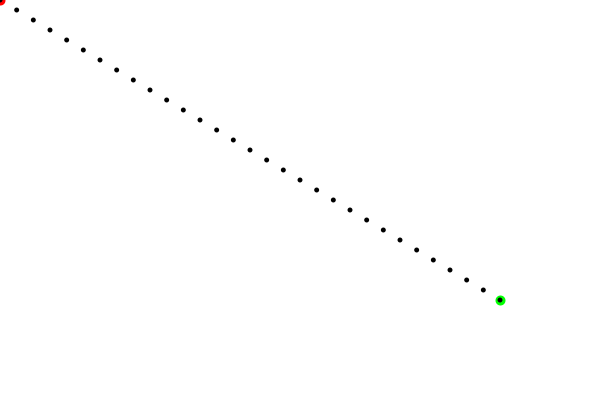
Frame 1 (no input)
Frame 60 (the mouse pressed at the canvas centre just before this capture): identical to frame 1, image omitted
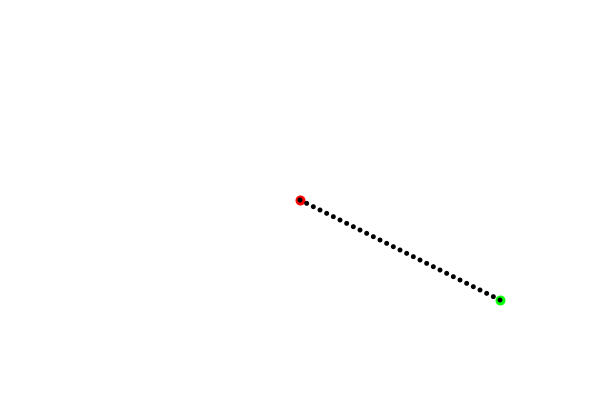
Frame 120 (the mouse held since frame 60 and released just before this capture)

The Processing sketch that drew these frames (run headless with seeded random() and noise(); from frame 60 on, the mouse is pressed at the canvas centre):

// Processing sketch: lenInterpBtwnTwoPoints
// ── lenInterpBtwnTwoPoints.pde
// interpolate between two points
float x1;
float y1;

float x2;
float y2;

// you want to generate equal spacing between them defined by a paremeter:
int step;

void setup(){

    size (600, 400); // set up window size
    background (255);  // define background color
    smooth(); // define the render to be smooth (anti-alias)

    x1 = 100;
    y1 = 100;
   
    x2 = width-100;
    y2 = height-100;
   
    step = 30;
   
}

void draw(){
      background(255);
     
      x1 = mouseX;
      y1 = mouseY;

      strokeWeight(10);
      stroke(255,0,0); // n1
      point(x1,y1);
    
      stroke(0,255,0); // n2
      point (x2, y2);
    
      fill(0,0,0);
      noStroke();
      // calculto do Interpolante
      // t is a control parameter that varies between 0 and 1
    
      // the loop goes from o to 1, so the increment parameter has to be scaled
      // 10 / step is the correct increment for the desired number of interpolations
      float stepSize = 10.0/ step;
      for ( float t = 0; t<= 10;  t = t + stepSize)
      {
     
                // float interpolant = n1 + t*(n2 - n1); // this is the normal equation
                float x = x1 + (t*0.1) *(x2 - x1);
                float y = y1 + (t*0.1) *(y2 - y1);
                // I am using (t*0.1), because the loop goes from 0 to 10 and we  need to varie from 0 to 1
            
                ellipse ( x,y, 5,5);
              
           
      }

}
